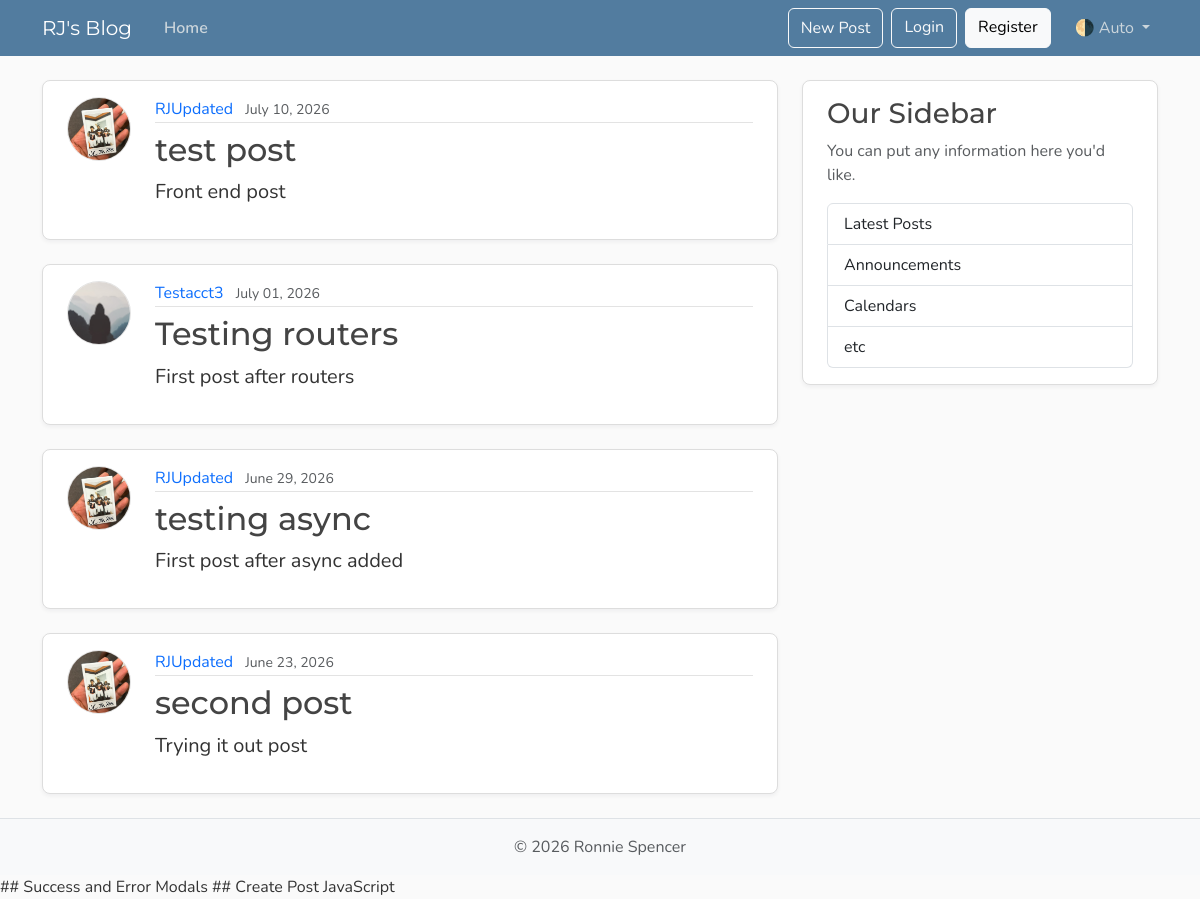
The page /posts on the database its author committed.
### models.py (models this page shows, shortened)
class Post(Base):
    __tablename__ = "posts"
    id: Mapped[int] = mapped_column(Integer, primary_key=True, index=True)
    title: Mapped[str] = mapped_column(String(100), nullable=False)
    content: Mapped[str] = mapped_column(Text, nullable=False)
    user_id: Mapped[int] = mapped_column(
        ForeignKey("users.id"),
        nullable=False,
        index=True,
    )
    date_posted: Mapped[datetime] = mapped_column(
        DateTime(timezone=True),
        default=lambda: datetime.now(UTC),
    )
    author: Mapped[User] = relationship(back_populates="posts")

class User(Base):
    __tablename__ = "users"
    id: Mapped[int] = mapped_column(Integer, primary_key=True, index=True)
    username: Mapped[str] = mapped_column(String(50), unique=True, nullable=False)
    email: Mapped[str] = mapped_column(String(120), unique=True, nullable=False)
    image_file: Mapped[str | None] = mapped_column(
        String(200),
        nullable=True,
        default=None,
    )
    posts: Mapped[list[Post]] = relationship(
        back_populates="author",
        cascade="all, delete-orphan")

### main.py (the view)
@app.get("/", include_in_schema=False, name="home")
@app.get("/posts", include_in_schema=False, name="posts")
async def home(request: Request, db: Annotated[AsyncSession, Depends(get_db)]):
    result = await db.execute( # await for the result of the query to be executed asynchronously
        select(models.Post)
        .options(selectinload(models.Post.author)) #For async loading of related objects, we can use selectinload to load the related author object for each post in a single query, instead of making a separate query for each post.
        .order_by(models.Post.date_posted.desc()),
    )
    posts = result.scalars().all()
    return templates.TemplateResponse(
        request,
        "home.html",
        {"posts": posts, "title": "Home"},
    )

### templates/home.html
{% extends "layout.html" %}
{% block content %}
  {% for post in posts %}
    <article class="content-section py-3 px-4 mb-4">
      <div class="d-flex align-items-start gap-4">
        <img class="rounded-circle article-img flex-shrink-0"
             src="{{ post.author.image_path }}"
             alt="{{ post.author.username }}'s profile picture"
             width="64"
             height="64"
             loading="lazy">
        <div class="flex-grow-1">
          <div class="article-metadata mb-2">
            <a class="me-2" href="{{ url_for('user_posts', user_id=post.author.id) }}">{{ post.author.username }}</a>
            <small class="text-body-secondary">{{ post.date_posted.strftime("%B %d, %Y") }}</small>
          </div>
          <h2>
            <a class="article-title" href="{{ url_for('post_page', post_id=post.id) }}">{{ post.title }}</a>
          </h2>
          <p class="article-content">{{ post.content }}</p>
        </div>
      </div>
    </article>
  {% endfor %}
{% endblock content %}

### static/css/main.css (style rules this page uses)
:root { --font-heading: "Montserrat", system-ui, -apple-system, BlinkMacSystemFont, sans-serif; --font-body: "Nunito", system-ui, -apple-system, BlinkMacSystemFont, sans-serif; --color-bg-body: #fafafa; --color-bg-content: #ffffff; --color-text-primary: #333333; --color-text-heading: #444444; --color-steel: #527c9f; --color-nav-link: #cbd5db; --color-nav-link-hover: #ffffff; --color-link-hover: #428bca; --color-border: #dddddd; --color-border-light: #e3e3e3; --spacing-xl: 5rem; --article-img-size: 4rem; --account-img-size: 7.813rem; }
body { font-family: var(--font-body); background: var(--color-bg-body); color: var(--color-text-primary); }
h1, h2, h3, h4, h5, h6 { font-family: var(--font-heading); color: var(--color-text-heading); }
a { text-decoration: none; }
.content-section { background: var(--color-bg-content); border: 1px solid var(--color-border); border-radius: 0.5rem; box-shadow: 0 2px 4px rgba(15, 23, 42, 0.05); transition: box-shadow 0.15s ease, transform 0.15s ease, border-color 0.15s ease; }
.article-title { color: var(--color-text-heading); transition: color 0.2s ease-in-out; }
.article-content { white-space: pre-line; font-size: 1.25rem; }
.article-img { height: var(--article-img-size); width: var(--article-img-size); flex-shrink: 0; object-fit: cover; border: 1px solid var(--color-border-light); box-shadow: 0 0 0 2px var(--color-bg-content); }
.article-metadata { padding-bottom: 0.063rem; border-bottom: 1px solid var(--color-border-light); }
.article-metadata a { transition: color 0.2s ease-in-out; }

### rows shown on the page
Post: author.image_path (picture), author.username "RJUpdated", date_posted "July 10, 2026", title "test post", content "Front end post"
Post: shows a picture, author.username "Testacct3", date_posted "July 01, 2026", title "Testing routers", content "First post after routers"
Post: author.image_path (picture), author.username "RJUpdated", date_posted "June 29, 2026", title "testing async", content "First post after async added"
Post: author.image_path (picture), author.username "RJUpdated", date_posted "June 23, 2026", title "second post", content "Trying it out post"
